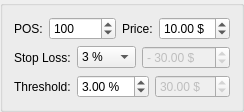
<?xml version="1.0" encoding="UTF-8"?>
<ui version="4.0">
 <class>OrderEntryLevel</class>
 <widget class="QGroupBox" name="OrderEntryLevel">
  <property name="geometry">
   <rect>
    <x>0</x>
    <y>0</y>
    <width>227</width>
    <height>98</height>
   </rect>
  </property>
  <property name="sizePolicy">
   <sizepolicy hsizetype="Maximum" vsizetype="Maximum">
    <horstretch>0</horstretch>
    <verstretch>0</verstretch>
   </sizepolicy>
  </property>
  <layout class="QVBoxLayout" name="verticalLayout">
   <item>
    <layout class="QHBoxLayout" name="horizontalLayout">
     <item>
      <widget class="QLabel" name="labForPos">
       <property name="sizePolicy">
        <sizepolicy hsizetype="Maximum" vsizetype="Preferred">
         <horstretch>0</horstretch>
         <verstretch>0</verstretch>
        </sizepolicy>
       </property>
       <property name="text">
        <string>POS:</string>
       </property>
      </widget>
     </item>
     <item>
      <widget class="QSpinBox" name="spnPos">
       <property name="sizePolicy">
        <sizepolicy hsizetype="Expanding" vsizetype="Fixed">
         <horstretch>0</horstretch>
         <verstretch>0</verstretch>
        </sizepolicy>
       </property>
       <property name="maximum">
        <number>999999999</number>
       </property>
       <property name="value">
        <number>100</number>
       </property>
      </widget>
     </item>
     <item>
      <widget class="QLabel" name="labForEntryLevel">
       <property name="sizePolicy">
        <sizepolicy hsizetype="Maximum" vsizetype="Preferred">
         <horstretch>0</horstretch>
         <verstretch>0</verstretch>
        </sizepolicy>
       </property>
       <property name="text">
        <string>Price:</string>
       </property>
      </widget>
     </item>
     <item>
      <widget class="QDoubleSpinBox" name="spnEntryLevel">
       <property name="sizePolicy">
        <sizepolicy hsizetype="Expanding" vsizetype="Fixed">
         <horstretch>0</horstretch>
         <verstretch>0</verstretch>
        </sizepolicy>
       </property>
       <property name="suffix">
        <string> $</string>
       </property>
       <property name="maximum">
        <double>9999.000000000000000</double>
       </property>
       <property name="singleStep">
        <double>0.010000000000000</double>
       </property>
       <property name="value">
        <double>10.000000000000000</double>
       </property>
      </widget>
     </item>
    </layout>
   </item>
   <item>
    <layout class="QHBoxLayout" name="horizontalLayout_2">
     <item>
      <widget class="QLabel" name="labForStopLoss">
       <property name="sizePolicy">
        <sizepolicy hsizetype="Maximum" vsizetype="Preferred">
         <horstretch>0</horstretch>
         <verstretch>0</verstretch>
        </sizepolicy>
       </property>
       <property name="text">
        <string>Stop Loss:</string>
       </property>
      </widget>
     </item>
     <item>
      <widget class="QComboBox" name="cmbStopLoss">
       <property name="sizePolicy">
        <sizepolicy hsizetype="Expanding" vsizetype="Fixed">
         <horstretch>0</horstretch>
         <verstretch>0</verstretch>
        </sizepolicy>
       </property>
       <item>
        <property name="text">
         <string>3 %</string>
        </property>
       </item>
       <item>
        <property name="text">
         <string>4 %</string>
        </property>
       </item>
       <item>
        <property name="text">
         <string>5 %</string>
        </property>
       </item>
       <item>
        <property name="text">
         <string>6 %</string>
        </property>
       </item>
       <item>
        <property name="text">
         <string>7 %</string>
        </property>
       </item>
       <item>
        <property name="text">
         <string>8 %</string>
        </property>
       </item>
      </widget>
     </item>
     <item>
      <widget class="QDoubleSpinBox" name="spnStopLossPrice">
       <property name="enabled">
        <bool>false</bool>
       </property>
       <property name="sizePolicy">
        <sizepolicy hsizetype="Expanding" vsizetype="Fixed">
         <horstretch>0</horstretch>
         <verstretch>0</verstretch>
        </sizepolicy>
       </property>
       <property name="prefix">
        <string>- </string>
       </property>
       <property name="suffix">
        <string> $</string>
       </property>
       <property name="maximum">
        <double>9999.989999999999782</double>
       </property>
       <property name="singleStep">
        <double>0.010000000000000</double>
       </property>
       <property name="value">
        <double>30.000000000000000</double>
       </property>
      </widget>
     </item>
    </layout>
   </item>
   <item>
    <layout class="QHBoxLayout" name="horizontalLayout_5">
     <item>
      <widget class="QLabel" name="labForThreshold">
       <property name="sizePolicy">
        <sizepolicy hsizetype="Maximum" vsizetype="Preferred">
         <horstretch>0</horstretch>
         <verstretch>0</verstretch>
        </sizepolicy>
       </property>
       <property name="text">
        <string>Threshold:</string>
       </property>
      </widget>
     </item>
     <item>
      <widget class="QDoubleSpinBox" name="spnThreshold">
       <property name="sizePolicy">
        <sizepolicy hsizetype="Expanding" vsizetype="Fixed">
         <horstretch>0</horstretch>
         <verstretch>0</verstretch>
        </sizepolicy>
       </property>
       <property name="suffix">
        <string> %</string>
       </property>
       <property name="maximum">
        <double>100.000000000000000</double>
       </property>
       <property name="singleStep">
        <double>1.000000000000000</double>
       </property>
       <property name="value">
        <double>3.000000000000000</double>
       </property>
      </widget>
     </item>
     <item>
      <widget class="QDoubleSpinBox" name="spnThresholdPrice">
       <property name="enabled">
        <bool>false</bool>
       </property>
       <property name="sizePolicy">
        <sizepolicy hsizetype="Expanding" vsizetype="Fixed">
         <horstretch>0</horstretch>
         <verstretch>0</verstretch>
        </sizepolicy>
       </property>
       <property name="suffix">
        <string> $</string>
       </property>
       <property name="maximum">
        <double>9999.989999999999782</double>
       </property>
       <property name="singleStep">
        <double>0.010000000000000</double>
       </property>
       <property name="value">
        <double>30.000000000000000</double>
       </property>
      </widget>
     </item>
    </layout>
   </item>
  </layout>
 </widget>
 <resources/>
 <connections/>
</ui>
